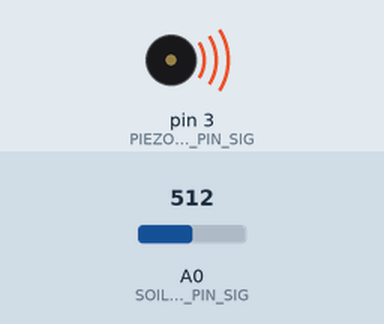
Recording of a sketch running on a simulated Arduino Uno, built with avr-gcc and run on an emulated ATmega328P. Shown: buzzer (waves = sounding). The test bench sets the inputs (shaded band); at power-on: A0 (SOILMOISTURE_PIN_SIG) = 512. What the sketch prints to the serial monitor is not drawn.

Above: at 2.68 s.
2.7 s: A0 (SOILMOISTURE_PIN_SIG) set to 410
6.2 s: A0 (SOILMOISTURE_PIN_SIG) set to 392
At 7.6 s:
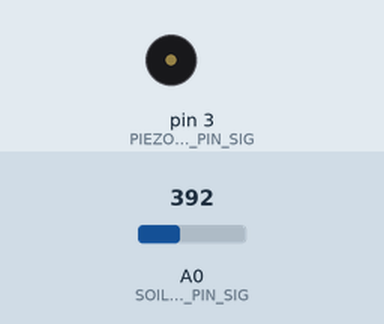
8.6 s: A0 (SOILMOISTURE_PIN_SIG) set to 511
At 9.25 s:
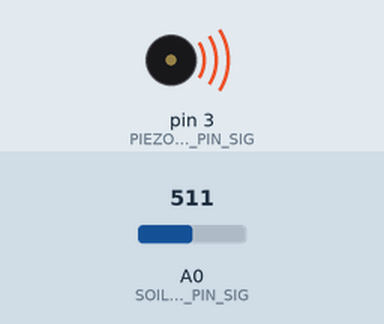
Timing chart, 0 to 18.1 s (numbered marks = the images above; inputs shaded):
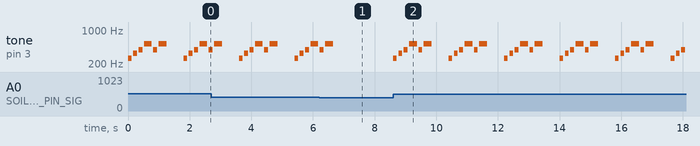

Measured:
- the behaviour switches between 401 and 400 on A0 (SOILMOISTURE_PIN_SIG) (found by bisection; images 0 and 1)
- after the input at 6.2 s, tone on pin 3 (PIEZOSPEAKER_PIN_SIG): goes on until 6.7 s, then stays silent
- after the input at 8.6 s, tone on pin 3 (PIEZOSPEAKER_PIN_SIG): silent → 262 Hz at once, then repeats every 1.8 s: silent 0.05 s, 330 Hz 0.13 s, silent 0.05 s, 392 Hz 0.13 s, silent 0.05 s, 523 Hz 0.25 s, silent 0.05 s, 392 Hz 0.13 s, silent 0.05 s, 523 Hz 0.25 s, silent 0.55 s, 262 Hz 0.13 s
- by itself, tone on pin 3 (PIEZOSPEAKER_PIN_SIG): plays 523 Hz for 0.25 s, 262 Hz for 0.13 s, 330 Hz for 0.13 s, 392 Hz for 0.13 s, 523 Hz for 0.25 s, 392 Hz for 0.13 s … (11 notes in this stretch)

The sketch:

thirsty-flamingo.ino
```cpp
// Include Libraries
#include "Arduino.h"
#include "PiezoSpeaker.h"
#include "SoilMoisture.h"


// Pin Definitions
#define PIEZOSPEAKER_PIN_SIG	3
#define SOILMOISTURE_PIN_SIG	A0


// Global variables and defines
unsigned int piezoSpeakerHoorayLength          = 6;                                                      // amount of notes in melody
unsigned int piezoSpeakerHoorayMelody[]        = {NOTE_C4, NOTE_E4, NOTE_G4, NOTE_C5, NOTE_G4, NOTE_C5}; // list of notes. List length must match HoorayLength!
unsigned int piezoSpeakerHoorayNoteDurations[] = {8      , 8      , 8      , 4      , 8      , 4      }; // note durations; 4 = quarter note, 8 = eighth note, etc. List length must match HoorayLength!
// object initialization
PiezoSpeaker piezoSpeaker(PIEZOSPEAKER_PIN_SIG);
SoilMoisture soilMoisture(SOILMOISTURE_PIN_SIG);


// Setup the essentials for your circuit to work. It runs first every time your circuit is powered with electricity.
void setup()
{
  // Setup Serial which is useful for debugging
  // Use the Serial Monitor to view printed messages
  Serial.begin(9600);
  while (!Serial) ; // wait for serial port to connect. Needed for native USB
  Serial.println("start");


}

// Main logic of your circuit. It defines the interaction between the components you selected. After setup, it runs over and over again, in an eternal loop.
void loop()
{
  int soilMoistureVal = soilMoisture.read();
  if (soilMoistureVal > 400)
  {
    piezoSpeaker.playMelody(piezoSpeakerHoorayLength, piezoSpeakerHoorayMelody, piezoSpeakerHoorayNoteDurations);
    delay(500);
  }
}


/*******************************************************

     Circuito.io is an automatic generator of schematics and code for off
     the shelf hardware combinations.

     Copyright (C) 2016 Roboplan Technologies Ltd.

     This program is free software: you can redistribute it and/or modify
     it under the terms of the GNU General Public License as published by
     the Free Software Foundation, either version 3 of the License, or
     (at your option) any later version.

     This program is distributed in the hope that it will be useful,
     but WITHOUT ANY WARRANTY; without even the implied warranty of
     MERCHANTABILITY or FITNESS FOR A PARTICULAR PURPOSE.  See the
     GNU General Public License for more details.

     You should have received a copy of the GNU General Public License
     along with this program.  If not, see <http://www.gnu.org/licenses/>.

     In addition, and without limitation, to the disclaimers of warranties
     stated above and in the GNU General Public License version 3 (or any
     later version), Roboplan Technologies Ltd. ("Roboplan") offers this
     program subject to the following warranty disclaimers and by using
     this program you acknowledge and agree to the following:
     THIS PROGRAM IS PROVIDED ON AN "AS IS" AND "AS AVAILABLE" BASIS, AND
     WITHOUT WARRANTIES OF ANY KIND EITHER EXPRESS OR IMPLIED.  ROBOPLAN
     HEREBY DISCLAIMS ALL WARRANTIES, EXPRESS OR IMPLIED, INCLUDING BUT
     NOT LIMITED TO IMPLIED WARRANTIES OF MERCHANTABILITY, TITLE, FITNESS
     FOR A PARTICULAR PURPOSE, NON-INFRINGEMENT, AND THOSE ARISING BY
     STATUTE OR FROM A COURSE OF DEALING OR USAGE OF TRADE.
     YOUR RELIANCE ON, OR USE OF THIS PROGRAM IS AT YOUR SOLE RISK.
     ROBOPLAN DOES NOT GUARANTEE THAT THE PROGRAM WILL BE FREE OF, OR NOT
     SUSCEPTIBLE TO, BUGS, SECURITY BREACHES, OR VIRUSES. ROBOPLAN DOES
     NOT WARRANT THAT YOUR USE OF THE PROGRAM, INCLUDING PURSUANT TO
     SCHEMATICS, INSTRUCTIONS OR RECOMMENDATIONS OF ROBOPLAN, WILL BE SAFE
     FOR PERSONAL USE OR FOR PRODUCTION OR COMMERCIAL USE, WILL NOT
     VIOLATE ANY THIRD PARTY RIGHTS, WILL PROVIDE THE INTENDED OR DESIRED
     RESULTS, OR OPERATE AS YOU INTENDED OR AS MAY BE INDICATED BY ROBOPLAN.
     YOU HEREBY WAIVE, AGREE NOT TO ASSERT AGAINST, AND RELEASE ROBOPLAN,
     ITS LICENSORS AND AFFILIATES FROM, ANY CLAIMS IN CONNECTION WITH ANY OF
     THE ABOVE.
********************************************************/
```

AnalogReader.cpp
```cpp
#include "AnalogReader.h"

#include <Arduino.h>

AnalogReader::AnalogReader(const int pin) : m_pin(pin) {}

/**
 * Read analog value from board ADC
 */
int AnalogReader::read()
{
	return analogRead(m_pin);
}
```

AnalogReader.h
```cpp
#ifndef _ANALOG_READER_H
#define _ANALOG_READER_H

class AnalogReader
{
	public:
		AnalogReader(const int pin);
		int read();

	private:
		const int m_pin;
};
#endif //_ANALOG_READER_H
```

PiezoSpeaker.cpp
```cpp
#include "PiezoSpeaker.h"

PiezoSpeaker::PiezoSpeaker(int pin) : Speaker(pin){

}
```

PiezoSpeaker.h
```cpp
#ifndef PiezoSpeaker_H
#define PiezoSpeaker_H

#include "Speaker.h"

class PiezoSpeaker : public Speaker  {
  public:
    PiezoSpeaker(const int pin);
};


#endif //PiezoSpeaker_H
```

SoilMoisture.cpp
```cpp
#include "SoilMoisture.h"

SoilMoisture::SoilMoisture(int pin) : AnalogReader(pin) {}
```

SoilMoisture.h
```cpp
#ifndef SoilMoisture_H
#define SoilMoisture_H

#include "AnalogReader.h"

class SoilMoisture : public AnalogReader
{
	public:
		SoilMoisture(int pin);
};
#endif //SoilMoisture_H
```

Speaker.cpp
```cpp
#include "Speaker.h"
#include "TimerFreeTone.h"

#include <Arduino.h>

// Constructor :
Speaker::Speaker(const int pin) : m_pin(pin)
{

}

void Speaker::tone(unsigned long frequency, unsigned int duration)
{
    TimerFreeTone(m_pin, frequency, duration);
}

void Speaker::playMelody(unsigned int len, unsigned int *melody, unsigned int *noteDurations)
{
  // Based on https://www.arduino.cc/en/Tutorial/toneMelody
  for (int thisNote = 0; thisNote < len; thisNote++) {

	TimerFreeTone(m_pin, melody[thisNote], 1000 / noteDurations[thisNote]);
	delay(50);
  }
}
```

Speaker.h
```cpp
#ifndef _SPEAKER_H_
#define _SPEAKER_H_

/*
  BaseSpeaker is an abstract class used to provide common interace
  an funcionality for different speaker components
  This library contains parts from https://www.arduino.cc/en/Tutorial/toneMelody
 */
class Speaker
{
  public:
    Speaker(const int pin);
    void tone(unsigned long frequency, unsigned int duration);
    // Play a Melody
    // len           - amount of notes in melody
    // melody        - array where each element is the desired note in sequence
    // noteDurations - array where each element defines the duration for the corresponding note in the melody.
    //                 4 = quarter note, 8 = eighth note, etc.
    // both melody and noteDurations must be arrays of length len.
    void playMelody(unsigned int len, unsigned int *notes, unsigned int *durations);

  private:
    int m_pin;
};


/*************************************************
 * https://www.arduino.cc/en/Tutorial/toneMelody
 * Public Constants
 *************************************************/

#define NOTE_B0  31
#define NOTE_C1  33
#define NOTE_CS1 35
#define NOTE_D1  37
#define NOTE_DS1 39
#define NOTE_E1  41
#define NOTE_F1  44
#define NOTE_FS1 46
#define NOTE_G1  49
#define NOTE_GS1 52
#define NOTE_A1  55
#define NOTE_AS1 58
#define NOTE_B1  62
#define NOTE_C2  65
#define NOTE_CS2 69
#define NOTE_D2  73
#define NOTE_DS2 78
#define NOTE_E2  82
#define NOTE_F2  87
#define NOTE_FS2 93
#define NOTE_G2  98
#define NOTE_GS2 104
#define NOTE_A2  110
#define NOTE_AS2 117
#define NOTE_B2  123
#define NOTE_C3  131
#define NOTE_CS3 139
#define NOTE_D3  147
#define NOTE_DS3 156
#define NOTE_E3  165
#define NOTE_F3  175
#define NOTE_FS3 185
#define NOTE_G3  196
#define NOTE_GS3 208
#define NOTE_A3  220
#define NOTE_AS3 233
#define NOTE_B3  247
#define NOTE_C4  262
#define NOTE_CS4 277
#define NOTE_D4  294
#define NOTE_DS4 311
#define NOTE_E4  330
#define NOTE_F4  349
#define NOTE_FS4 370
#define NOTE_G4  392
#define NOTE_GS4 415
#define NOTE_A4  440
#define NOTE_AS4 466
#define NOTE_B4  494
#define NOTE_C5  523
#define NOTE_CS5 554
#define NOTE_D5  587
#define NOTE_DS5 622
#define NOTE_E5  659
#define NOTE_F5  698
#define NOTE_FS5 740
#define NOTE_G5  784
#define NOTE_GS5 831
#define NOTE_A5  880
#define NOTE_AS5 932
#define NOTE_B5  988
#define NOTE_C6  1047
#define NOTE_CS6 1109
#define NOTE_D6  1175
#define NOTE_DS6 1245
#define NOTE_E6  1319
#define NOTE_F6  1397
#define NOTE_FS6 1480
#define NOTE_G6  1568
#define NOTE_GS6 1661
#define NOTE_A6  1760
#define NOTE_AS6 1865
#define NOTE_B6  1976
#define NOTE_C7  2093
#define NOTE_CS7 2217
#define NOTE_D7  2349
#define NOTE_DS7 2489
#define NOTE_E7  2637
#define NOTE_F7  2794
#define NOTE_FS7 2960
#define NOTE_G7  3136
#define NOTE_GS7 3322
#define NOTE_A7  3520
#define NOTE_AS7 3729
#define NOTE_B7  3951
#define NOTE_C8  4186
#define NOTE_CS8 4435
#define NOTE_D8  4699
#define NOTE_DS8 4978

#endif // _SPEAKER_H_
```
